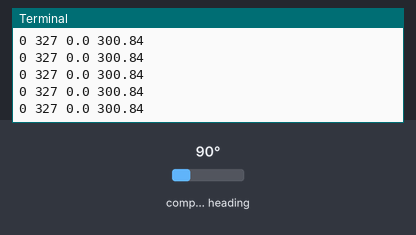
Bench run of a program on a simulated Raspberry Pi (BCM pin numbers). Shown: the last lines printed to the terminal. Inputs (shaded band) come from the test bench; at power-on: compass heading 90°.

Above: at 1.2 s.
1.3 s: compass heading set to 7°
At 2.2 s:
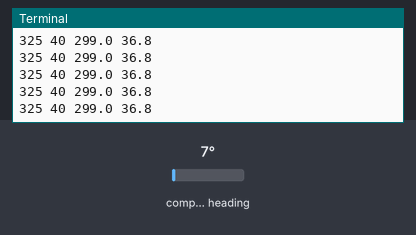
2.8 s: compass heading set to 180°
At 3.9 s:
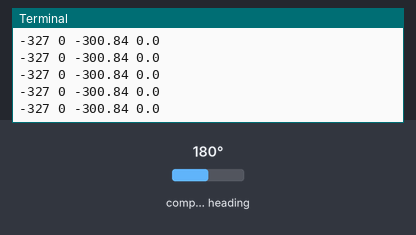
Timing chart, 0 to 5.8 s (numbered marks = the images above; inputs shaded):
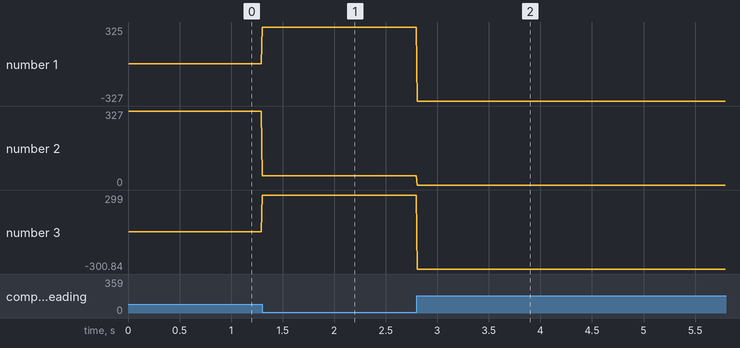

The program:

util_calibrate_hmc5883.py
```python
#!/usr/bin/env python

import smbus
import time
import math

#Local import
from lib_i2c import i2c_raspberry_pi_bus_number

#bus = smbus.SMBus(i2c_raspberry_pi_bus_number())
bus = smbus.SMBus(1)

address = 0x1e

def read_byte(adr):
    return bus.read_byte_data(address, adr)

def read_word(adr):
    high = bus.read_byte_data(address, adr)
    low = bus.read_byte_data(address, adr+1)
    val = (high << 8) + low
    return val

def read_word_2c(adr):
    val = read_word(adr)
    if (val >= 0x8000):
        return -((65535 - val) + 1)
    else:
        return val

def write_byte(adr, value):
    bus.write_byte_data(address, adr, value)

write_byte(0, 0b01110000) # Set to 8 samples @ 15Hz
write_byte(1, 0b00100000) # 1.3 gain LSb / Gauss 1090 (default)
write_byte(2, 0b00000000) # Continuous sampling

scale = 0.92

minx = 0
maxx = 0
miny = 0
maxy = 0
minz = 0
maxz = 0

print "Now repeatedly rotate the hmc5883l around all three axes"

for i in range(0,5000):
    x_out = read_word_2c(3)
    y_out = read_word_2c(7)
    z_out = read_word_2c(5)


    if x_out < minx:
        minx=x_out

    if y_out < miny:
        miny=y_out

    if z_out < minz:
        minz=z_out

    if x_out > maxx:
        maxx=x_out

    if y_out > maxy:
        maxy=y_out

    if z_out > maxz:
        maxz=z_out


    print x_out, y_out, (x_out * scale), (y_out * scale)
    time.sleep(0.01)

print "minx: ", minx
print "miny: ", miny
print "minz: ", minz
print "maxx: ", maxx
print "maxy: ", maxy
print "maxz: ", maxz

print "x offset: ", (maxx + minx) / 2
print "y offset: ", (maxy + miny) / 2
print "z offset: ", (maxz + minz) / 2
```

lib_i2c.py
```python
#!/usr/bin/python

def i2c_raspberry_pi_bus_number():
    """Returns Raspberry Pi I2C bus number (integer, 0 or 1).

    Looks at `/proc/cpuinfo` to identify if this is a revised model
    of the Raspberry Pi (with 512MB of RAM) using `/dev/i2c-1`, or
    the original version (with 256MB or RAM) using `/dev/i2c-0`.
    source : https://raw.githubusercontent.com/bitify/raspi/
    """
    cpuinfo = 1
    with open('/proc/cpuinfo','r') as f:
        for line in f:
            if line.startswith('Revision'):
                cpuinfo = line.strip()[-1:]
    return (1 if (cpuinfo >'3') else 0)

def i2c_read_byte(bus, address, register):
    return bus.read_byte_data(address, register)

def i2c_read_word_unsigned(bus, address, register):
    high = bus.read_byte_data(address, register)
    low = bus.read_byte_data(address, register+1)
    return (high << 8) + low

def i2c_read_word_signed(bus, address, register):
    value = i2c_read_word_unsigned(bus, address, register)
    if (value >= 0x8000):
        return -((0xffff - value) + 1)
    else:
        return value

def i2c_write_byte(bus, address, register, value):
    bus.write_byte_data(address, register, value)

def i2c_read_block(bus, address, start, length):
    return bus.read_i2c_block_data(address, start, length)

def twos_compliment(high_byte, low_byte):
    value = (high_byte << 8) + low_byte
    if (value >= 0x8000):
        return -((0xffff - value) + 1)
    else:
        return value

if __name__ == "__main__":
    print i2c_raspberry_pi_bus_number()
```

Measured:
- after the input at 1.3 s, the terminal: prints a new line at once (image 1)
- after the input at 2.8 s, the terminal: prints a new line at once (image 2)
- plotted number 1: 0 → 325 after the input at 1.3 s, 325 → -327 after the input at 2.8 s
- plotted number 2: 327 → 40 after the input at 1.3 s
- plotted number 3: 0 → 299 after the input at 1.3 s, 299 → -300.84 after the input at 2.8 s
